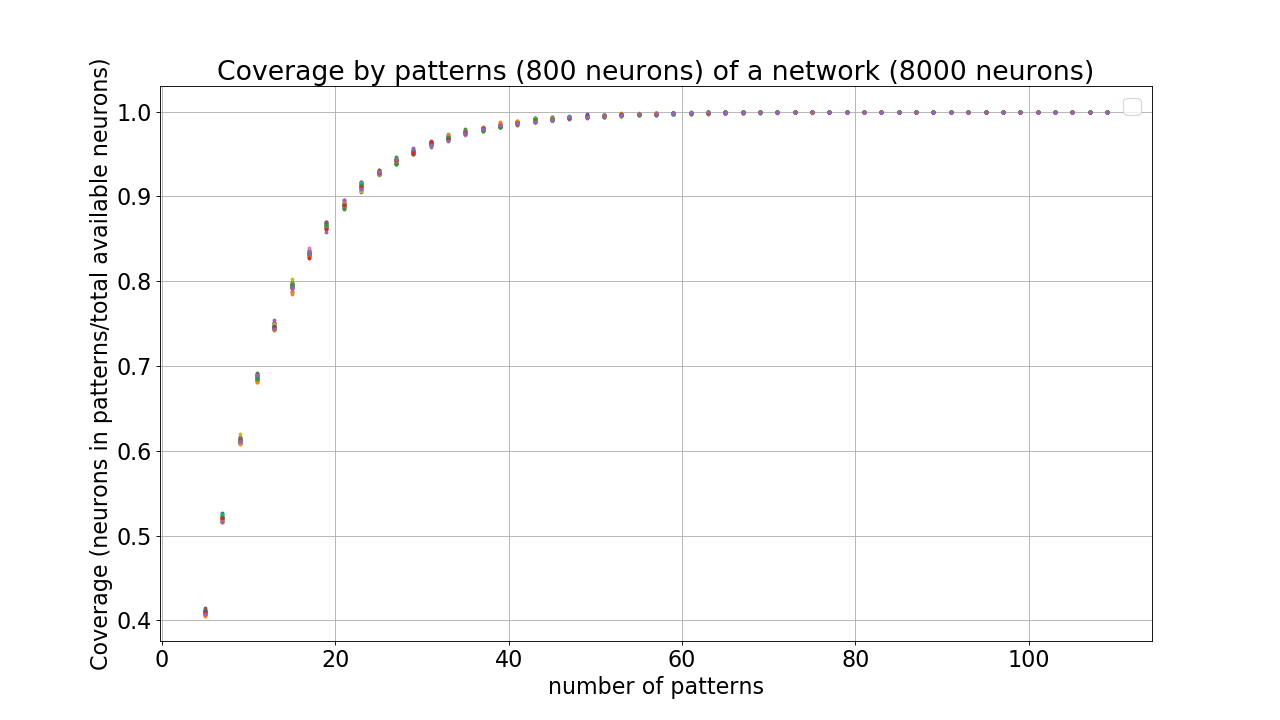

Write the Python code that produced this figure.
#!/usr/bin/env python3
"""
Check coverage by patterns.

File: patterns.py

Copyright 2019 Ankur Sinha
Author: Ankur Sinha <sanjay DOT ankur AT gmail DOT com>
"""

import random
import math
import matplotlib
matplotlib.use('Agg')
import matplotlib.pyplot as plt


random.seed(42)

pattern_percent = 0.1
output_filename = ("pattern-coverage.png")
matplotlib.rcParams.update({'font.size': 20})
plt.figure(num=None, figsize=(16, 9), dpi=80)
plt.ylabel("Coverage (neurons in patterns/total available neurons)")
plt.xlabel("number of patterns")
plt.title("Coverage by patterns (800 neurons) of a network (8000 neurons)")
ax = plt.gca()
ax.ticklabel_format(useOffset=False)

neurons = [i for i in range(0, 8000)]

for run in range(0, 25):
    numpats = [i for i in range(5, 110, 2)]
    coverage = []
    for numpat in numpats:
        allpats = []
        for i in range(0, numpat):
            pattern = random.sample(neurons,
                                    int(math.ceil(float(len(neurons)) *
                                                  pattern_percent)))
            allpats += pattern
            allpats = list(set(allpats))
        coverage.append(float(len(allpats))/float(len(neurons)))

    plt.plot(numpats, coverage, ".", markersize=5)

plt.legend(loc="upper right")
plt.grid()
plt.savefig(output_filename)
plt.close()
